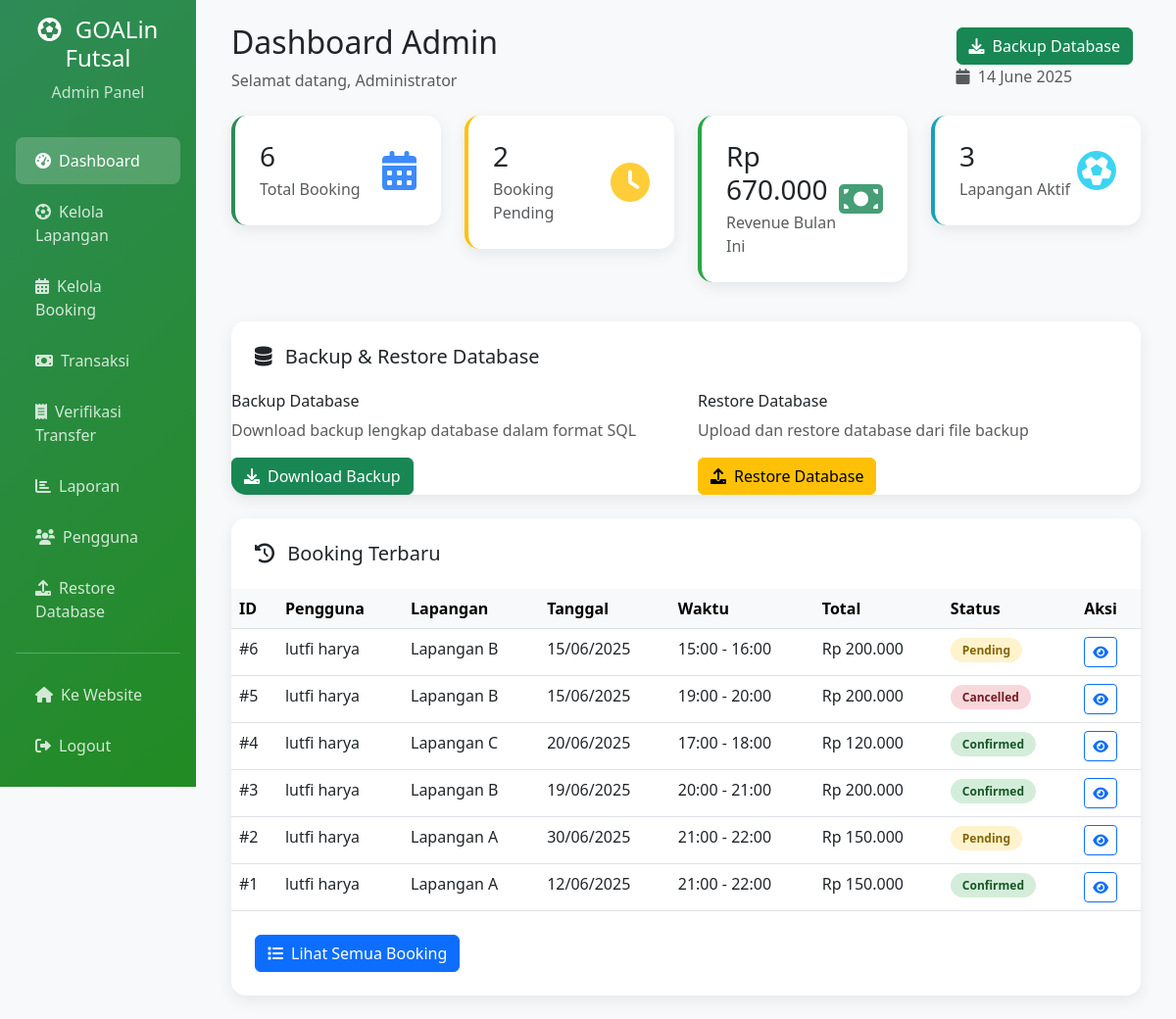
Page /admin/ (signed in) on the committed database.
### tables this page shows
CREATE TABLE `bookings` (
  `id` int NOT NULL AUTO_INCREMENT,
  `user_id` int NOT NULL,
  `field_id` int NOT NULL,
  `booking_date` date NOT NULL,
  `time_slot_id` int NOT NULL,
  `total_price` decimal(10,2) NOT NULL,
  `status` enum('pending','confirmed','cancelled','completed') DEFAULT 'pending',
  `payment_status` enum('pending','paid','refunded') DEFAULT 'pending',
  `payment_method` varchar(50) DEFAULT NULL,
  `notes` text,
  `admin_notes` text,
  `created_at` timestamp NULL DEFAULT CURRENT_TIMESTAMP,
  `updated_at` timestamp NULL DEFAULT CURRENT_TIMESTAMP ON UPDATE CURRENT_TIMESTAMP,
  `bank_account` varchar(100) DEFAULT NULL,
  PRIMARY KEY (`id`),
  UNIQUE KEY `unique_booking` (`field_id`,`booking_date`,`time_slot_id`),
  KEY `user_id` (`user_id`),
  KEY `time_slot_id` (`time_slot_id`),
  CONSTRAINT `bookings_ibfk_1` FOREIGN KEY (`user_id`) REFERENCES `users` (`id`),
  CONSTRAINT `bookings_ibfk_2` FOREIGN KEY (`field_id`) REFERENCES `fields` (`id`),
  CONSTRAINT `bookings_ibfk_3` FOREIGN KEY (`time_slot_id`) REFERENCES `time_slots` (`id`)
);

CREATE TABLE `users` (
  `id` int NOT NULL AUTO_INCREMENT,
  `username` varchar(50) NOT NULL,
  `email` varchar(100) NOT NULL,
  `password` varchar(255) NOT NULL,
  `full_name` varchar(100) NOT NULL,
  `phone` varchar(20) DEFAULT NULL,
  `role` enum('user','admin') DEFAULT 'user',
  `created_at` timestamp NULL DEFAULT CURRENT_TIMESTAMP,
  `updated_at` timestamp NULL DEFAULT CURRENT_TIMESTAMP ON UPDATE CURRENT_TIMESTAMP,
  PRIMARY KEY (`id`),
  UNIQUE KEY `username` (`username`),
  UNIQUE KEY `email` (`email`)
);

CREATE TABLE `fields` (
  `id` int NOT NULL AUTO_INCREMENT,
  `name` varchar(100) NOT NULL,
  `description` text,
  `price_per_hour` decimal(10,2) NOT NULL,
  `image_path` varchar(255) DEFAULT NULL,
  `status` enum('active','maintenance') DEFAULT 'active',
  `created_at` timestamp NULL DEFAULT CURRENT_TIMESTAMP,
  `updated_at` timestamp NULL DEFAULT CURRENT_TIMESTAMP ON UPDATE CURRENT_TIMESTAMP,
  PRIMARY KEY (`id`)
);

CREATE TABLE `time_slots` (
  `id` int NOT NULL AUTO_INCREMENT,
  `start_time` time NOT NULL,
  `end_time` time NOT NULL,
  `created_at` timestamp NULL DEFAULT CURRENT_TIMESTAMP,
  PRIMARY KEY (`id`)
);

### config/config.php (called while the page is built, shortened)
<?php
function formatCurrency($amount) {
    return 'Rp ' . number_format($amount, 0, ',', '.');
}
function formatDate($date) {
    return date('d/m/Y', strtotime($date));
}
function formatTime($time) {
    return date('H:i', strtotime($time));
}
?>

### admin/index.php (the view, shortened to what this page needs)
<?php
require_once '../config/config.php';
$database = new Database();
$db = $database->getConnection();
$stats = [];
$query = "SELECT COUNT(*) as total FROM bookings";
$stmt = $db->prepare($query);
$stmt->execute();
$stats['total_bookings'] = $stmt->fetch(PDO::FETCH_ASSOC)['total'];
$query = "SELECT COUNT(*) as total FROM bookings WHERE status = 'pending'";
$stmt = $db->prepare($query);
$stmt->execute();
$stats['pending_bookings'] = $stmt->fetch(PDO::FETCH_ASSOC)['total'];
$query = "SELECT hitungTotalRevenue(?, ?) as revenue";
$stmt = $db->prepare($query);
$stmt->execute([date('Y-m-01'), date('Y-m-t')]);
$stats['monthly_revenue'] = $stmt->fetch(PDO::FETCH_ASSOC)['revenue'];
$query = "SELECT COUNT(*) as total FROM fields WHERE status = 'active'";
$stmt = $db->prepare($query);
$stmt->execute();
$stats['total_fields'] = $stmt->fetch(PDO::FETCH_ASSOC)['total'];
$query = "SELECT COUNT(*) as total FROM payment_proofs WHERE status = 'pending'";
$stmt = $db->prepare($query);
$stmt->execute();
$stats['pending_proofs'] = $stmt->fetch(PDO::FETCH_ASSOC)['total'];
$query = "
    SELECT b.*, u.full_name, f.name as field_name,
           ts.start_time, ts.end_time
    FROM bookings b
    JOIN users u ON b.user_id = u.id
    JOIN fields f ON b.field_id = f.id
    JOIN time_slots ts ON b.time_slot_id = ts.id
    ORDER BY b.created_at DESC
    LIMIT 10
";
$stmt = $db->prepare($query);
$stmt->execute();
$recent_bookings = $stmt->fetchAll(PDO::FETCH_ASSOC);
?>
<!DOCTYPE html>
<html lang="id">
<head>
    <link href="https://cdn.jsdelivr.net/npm/bootstrap@5.3.0/dist/css/bootstrap.min.css" rel="stylesheet">
    <link href="https://cdnjs.cloudflare.com/ajax/libs/font-awesome/6.0.0/css/all.min.css" rel="stylesheet">
</head>
<body>
    <div class="container-fluid">
        <div class="row">
            <div class="col-md-3 col-lg-2 px-0">
                <div class="sidebar">
                    <div class="p-3">
                        <h4 class="text-center">
                            <i class="fas fa-futbol me-2"></i>
                            <?php echo SITE_NAME; ?>
                        </h4>
                        <p class="text-center mb-0 opacity-75">Admin Panel</p>
                    </div>
                    <nav class="nav flex-column p-3">
                        <a class="nav-link active" href="index.php">
                            <i class="fas fa-tachometer-alt me-2"></i>Dashboard
                        </a>
                        <a class="nav-link" href="fields.php">
                            <i class="fas fa-futbol me-2"></i>Kelola Lapangan
                        </a>
                        <a class="nav-link" href="bookings.php">
                            <i class="fas fa-calendar-alt me-2"></i>Kelola Booking
                        </a>
                        <a class="nav-link" href="transactions.php">
                            <i class="fas fa-money-bill me-2"></i>Transaksi
                        </a>
                        <a class="nav-link" href="payment-proofs.php">
                            <i class="fas fa-receipt me-2"></i>Verifikasi Transfer
                        </a>
                        <a class="nav-link" href="reports.php">
                            <i class="fas fa-chart-bar me-2"></i>Laporan
                        </a>
                        <a class="nav-link" href="users.php">
                            <i class="fas fa-users me-2"></i>Pengguna
                        </a>
                        <a class="nav-link" href="restore.php">
                            <i class="fas fa-upload me-2"></i>Restore Database
                        </a>
                        <hr class="my-3">
                        <a class="nav-link" href="../index.php">
                            <i class="fas fa-home me-2"></i>Ke Website
                        </a>
                        <a class="nav-link" href="../logout.php">
                            <i class="fas fa-sign-out-alt me-2"></i>Logout
                        </a>
                    </nav>
                </div>
            </div>
            <div class="col-md-9 col-lg-10">
                <div class="p-4">
                    <div class="d-flex justify-content-between align-items-center mb-4">
                        <div>
                            <h2>Dashboard Admin</h2>
                            <p class="text-muted mb-0">Selamat datang, <?php echo htmlspecialchars($_SESSION['full_name']); ?></p>
                        </div>
                        <div>
                            <button class="btn btn-success me-2" onclick="backupDatabase()">
                                <i class="fas fa-download me-2"></i>Backup Database
                            </button>
                            <div class="text-muted">
                                <i class="fas fa-calendar me-1"></i>
                                <?php echo date('d F Y'); ?>
                            </div>
                        </div>
                    </div>
                    <div class="row mb-4">
                        <div class="col-lg-3 col-md-6 mb-3">
                            <div class="stat-card primary">
                                <div class="d-flex justify-content-between align-items-center">
                                    <div>
                                        <h3 class="mb-1"><?php echo $stats['total_bookings']; ?></h3>
                                        <p class="text-muted mb-0">Total Booking</p>
                                    </div>
                                    <i class="fas fa-calendar-alt stat-icon text-primary"></i>
                                </div>
                            </div>
                        </div>
                        <div class="col-lg-3 col-md-6 mb-3">
                            <div class="stat-card warning">
                                <div class="d-flex justify-content-between align-items-center">
                                    <div>
                                        <h3 class="mb-1"><?php echo $stats['pending_bookings']; ?></h3>
                                        <p class="text-muted mb-0">Booking Pending</p>
                                    </div>
                                    <i class="fas fa-clock stat-icon text-warning"></i>
                                </div>
                            </div>
                        </div>
                        <div class="col-lg-3 col-md-6 mb-3">
                            <div class="stat-card success">
                                <div class="d-flex justify-content-between align-items-center">
                                    <div>
                                        <h3 class="mb-1"><?php echo formatCurrency($stats['monthly_revenue']); ?></h3>
                                        <p class="text-muted mb-0">Revenue Bulan Ini</p>
                                    </div>
                                    <i class="fas fa-money-bill stat-icon text-success"></i>
                                </div>
                            </div>
                        </div>
                        <div class="col-lg-3 col-md-6 mb-3">
                            <div class="stat-card info">
                                <div class="d-flex justify-content-between align-items-center">
                                    <div>
                                        <h3 class="mb-1"><?php echo $stats['total_fields']; ?></h3>
                                        <p class="text-muted mb-0">Lapangan Aktif</p>
                                    </div>
                                    <i class="fas fa-futbol stat-icon text-info"></i>
                                </div>
                            </div>
                        </div>
                    </div>
                    <div class="row mb-4">
                        <div class="col-12">
                            <div class="table-card">
                                <div class="card-header bg-white border-0 p-4">
                                    <h5 class="mb-0">
                                        <i class="fas fa-database me-2"></i>
                                        Backup & Restore Database
                                    </h5>
                                </div>
                                <div class="card-body">
                                    <div class="row">
                                        <div class="col-md-6">
                                            <h6>Backup Database</h6>
                                            <p class="text-muted">Download backup lengkap database dalam format SQL</p>
                                            <button class="btn btn-success" onclick="backupDatabase()">
                                                <i class="fas fa-download me-2"></i>Download Backup
                                            </button>
                                        </div>
                                        <div class="col-md-6">
                                            <h6>Restore Database</h6>
                                            <p class="text-muted">Upload dan restore database dari file backup</p>
                                            <a href="restore.php" class="btn btn-warning">
                                                <i class="fas fa-upload me-2"></i>Restore Database
                                            </a>
                                        </div>
                                    </div>
                                </div>
                            </div>
                        </div>
                    </div>
                    <div class="table-card">
                        <div class="card-header bg-white border-0 p-4">
                            <h5 class="mb-0">
                                <i class="fas fa-history me-2"></i>
                                Booking Terbaru
                            </h5>
                        </div>
                        <div class="table-responsive">
                            <table class="table table-hover mb-0">
                                <thead class="table-light">
                                    <tr>
                                        <th>ID</th>
                                        <th>Pengguna</th>
                                        <th>Lapangan</th>
                                        <th>Tanggal</th>
                                        <th>Waktu</th>
                                        <th>Total</th>
                                        <th>Status</th>
                                        <th>Aksi</th>
                                    </tr>
                                </thead>
                                <tbody>
                                    <?php foreach ($recent_bookings as $booking): ?>
                                        <tr>
                                            <td>#<?php echo $booking['id']; ?></td>
                                            <td><?php echo htmlspecialchars($booking['full_name']); ?></td>
                                            <td><?php echo htmlspecialchars($booking['field_name']); ?></td>
                                            <td><?php echo formatDate($booking['booking_date']); ?></td>
                                            <td><?php echo formatTime($booking['start_time']) . ' - ' . formatTime($booking['end_time']); ?></td>
                                            <td><?php echo formatCurrency($booking['total_price']); ?></td>
                                            <td>
                                                <span class="status-badge status-<?php echo $booking['status']; ?>">
                                                    <?php echo ucfirst($booking['status']); ?>
                                                </span>
                                            </td>
                                            <td>
                                                <a href="bookings.php?id=<?php echo $booking['id']; ?>" class="btn btn-sm btn-outline-primary">
                                                    <i class="fas fa-eye"></i>
                                                </a>
                                            </td>
                                        </tr>
                                    <?php endforeach; ?>
                                </tbody>
                            </table>
                        </div>
                        <div class="card-footer bg-white border-0 p-4">
                            <a href="bookings.php" class="btn btn-primary">
                                <i class="fas fa-list me-2"></i>Lihat Semua Booking
                            </a>
                        </div>
                    </div>
                </div>
            </div>
        </div>
    </div>
</body>
</html>

### admin/index.php (style rules this page uses)
body { background: #f8f9fa; }
.sidebar { background: linear-gradient(135deg, #2E8B57 0%, #228B22 100%); min-height: 100vh; color: white; }
.sidebar .nav-link { color: rgba(255,255,255,0.8); padding: 12px 20px; border-radius: 8px; margin: 2px 0; transition: all 0.3s ease; }
.sidebar .nav-link:hover, .sidebar .nav-link.active { background: rgba(255,255,255,0.2); color: white; }
.stat-card { background: white; border-radius: 15px; padding: 25px; box-shadow: 0 5px 15px rgba(0,0,0,0.08); border-left: 4px solid; transition: transform 0.3s ease; }
.stat-card.primary { border-left-color: #2E8B57; }
.stat-card.warning { border-left-color: #ffc107; }
.stat-card.success { border-left-color: #28a745; }
.stat-card.info { border-left-color: #17a2b8; }
.stat-icon { font-size: 2.5rem; opacity: 0.8; }
.table-card { background: white; border-radius: 15px; box-shadow: 0 5px 15px rgba(0,0,0,0.08); overflow: hidden; }
.status-badge { padding: 4px 12px; border-radius: 20px; font-size: 0.75rem; font-weight: 600; }
.status-pending { background: #fff3cd; color: #856404; }
.status-confirmed { background: #d4edda; color: #155724; }
.status-cancelled { background: #f8d7da; color: #721c24; }

### rows in the picture
bookings: id "6", user.full_name "lutfi harya", field.name "Lapangan B", booking_date "15/06/2025", time_slot.start_time "15:00", time_slot.end_time "16:00", total_price "Rp 200.000", status "Pending"
bookings: id "5", user.full_name "lutfi harya", field.name "Lapangan B", booking_date "15/06/2025", time_slot.start_time "19:00", time_slot.end_time "20:00", total_price "Rp 200.000", status "Cancelled"
bookings: id "4", user.full_name "lutfi harya", field.name "Lapangan C", booking_date "20/06/2025", time_slot.start_time "17:00", time_slot.end_time "18:00", total_price "Rp 120.000", status "Confirmed"
bookings: id "3", user.full_name "lutfi harya", field.name "Lapangan B", booking_date "19/06/2025", time_slot.start_time "20:00", time_slot.end_time "21:00", total_price "Rp 200.000", status "Confirmed"
bookings: id "2", user.full_name "lutfi harya", field.name "Lapangan A", booking_date "30/06/2025", time_slot.start_time "21:00", time_slot.end_time "22:00", total_price "Rp 150.000", status "Pending"
bookings: id "1", user.full_name "lutfi harya", field.name "Lapangan A", booking_date "12/06/2025", time_slot.start_time "21:00", time_slot.end_time "22:00", total_price "Rp 150.000", status "Confirmed"

### other values in the picture
SITE_NAME "GOALin Futsal"
$_SESSION['full_name'] "Administrator"
$stats['total_bookings'] "6"
$stats['pending_bookings'] "2"
formatCurrency($stats['monthly_revenue']) "Rp 670.000"
$stats['total_fields'] "3"
